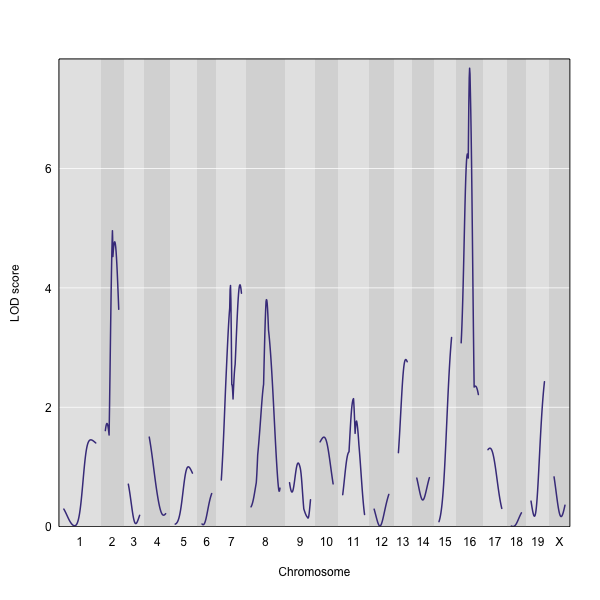

Generate this figure with R:
library(qtl2)
iron <- read_cross2(file = system.file("extdata", "iron.zip", package="qtl2geno") )
map <- insert_pseudomarkers(map=iron$gmap, step=1)
pr <- calc_genoprob(cross=iron, map=map, error_prob=0.002)
Xcovar <- get_x_covar(iron)
out <- scan1(genoprobs = pr, pheno = iron$pheno, Xcovar=Xcovar)
png(filename = "lod-plot.png", width = 600, height = 600)
plot_scan1(out, map = map, lodcolumn = "liver")
dev.off()